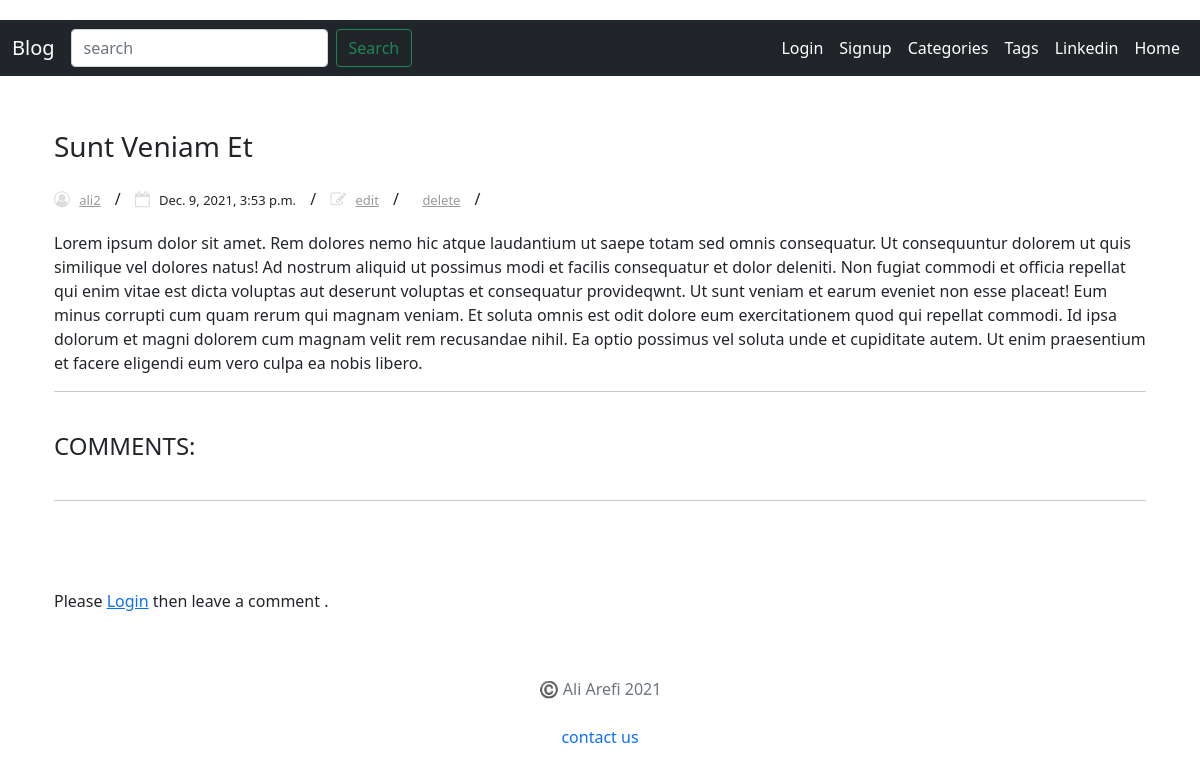
The page /blog/post-detail/sunt-veniam-et5359/ on the database as committed earlier.
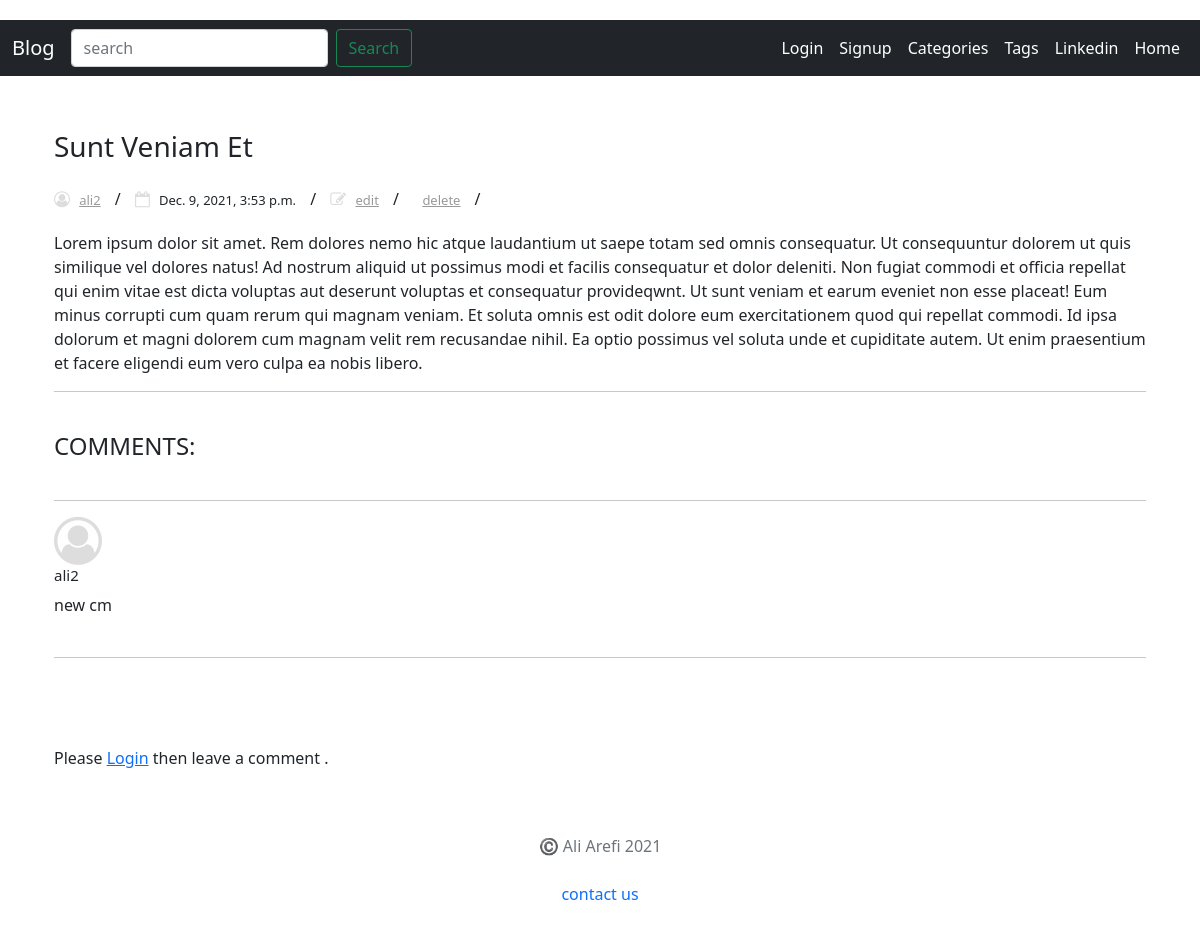
The same page on the database as committed later.
### post/models.py (models this page shows, shortened)
class Comment(models.Model):
    text = models.CharField(max_length=200)
    post = models.ForeignKey(Post, on_delete=CASCADE)
    user = models.ForeignKey(User, on_delete=DO_NOTHING)

### post/views.py (the view, shortened to what this page needs)
# urls.py: path('post-detail/<slug:slug>/', PostCommentView.as_view(), name='postdetail'),
class PostCommentView(View):
    def get(self, request, *args, **kwargs):
        view = PostDetailView.as_view()
        return view(request, *args, **kwargs)

### post/forms.py
class CommentForm(forms.ModelForm):
    class Meta:
        model = Comment
        fields = ['text']

### post/views.py (called while the page is built)
    def get_context_data(self, **kwargs):
        context = super().get_context_data(**kwargs)
        form = CommentForm()
        context['comment_list'] = Comment.objects.filter(post=context['post'])
        context['tag_list'] = Tag.objects.filter(post=context['post'])
        context['form'] = form
        if self.request.user != 'AnonymousUser':
            context['user'] = self.request.user
        return context

### post/templates/post/post_detail.html (shortened to what this page needs)
{% extends "post/base.html" %}
{% block content %}
<main>
<link href="https://maxcdn.bootstrapcdn.com/font-awesome/4.7.0/css/font-awesome.min.css" rel="stylesheet">
<div class="container ">
    <div class="row">
            <article>
            <br />
                <div class="post-content">
                    <h3>{{object.title }}</h3>
                    <ul class="post-meta list-inline">
                        <li class="list-inline-item">
                            <i class="fa fa-user-circle-o"></i> <a href="{% url 'profile' pk=object.owner.id%}">{{ object.owner }}</a>
                        </li>
                        <li class="list-inline-item">
                            <i class="fa fa-calendar-o"></i> <a >{{object.pub_date}}</a>
                        </li>
                        <li class="list-inline-item">
                            <i class="fa fa-edit"></i> <a href="{% url 'post_edit' pk=post.id %}">edit</a>
                        </li>
                        <li class="list-inline-item">
                             <a href="{% url 'post_delete' pk=post.id %}">delete</a>
                        </li>
                    </ul>
                    <p> {{object.description}} </p>
                    <hr class="mb40">
                    <h4 class="mb40 text-uppercase font500">Comments:</h4>
                    {% for comment in comment_list %}
                <hr>
                    <div class="media mb40">
                        <i class="d-flex mr-3 fa fa-user-circle-o fa-3x"></i>
                        <div class="media-body">
                            <h5 class="mt-0 font400 clearfix">
                                        {{comment.user}}</h5> {{ comment.text }}
                        </div>
                    </div>
                {% endfor %}
                    <hr class="mb40">
                    {% if  user.username %}
                    <label>Comment</label>
                        <form method="post">
                            {% csrf_token %}
                            {{ form.as_p }}
                            <div class="clearfix float-right">
                            <button type="submit" class="btn btn-primary btn-lg">Submit</button>
                            </div>
                        </form>
                        {% else %}
                        <br><br>
                        <p>
                                Please <a href="{% url 'login' %}">Login</a> then leave a comment .
                                </p>
                        {% endif %}
            </article>
    </div>
</div>
{% endblock content %}

Rows that differ between the two databases and show on the page:
added Comment: user "ali2", text "new cm"
